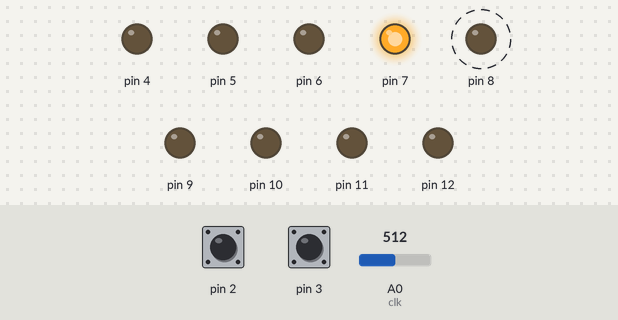
Simulated run of this sketch. Board: Arduino Uno, built with avr-gcc and run on an emulated ATmega328P. Shown: output pins drawn as LEDs (lit = HIGH). Dashed ring = blinking. Inputs (shaded band) come from the test bench; at power-on: A0 (clk) = 512, pin 2 HIGH, pin 3 HIGH. Random numbers use the default seed unless the sketch sets one.

Above: at 1.3 s.
1.4 s: A0 (clk) set to 456
At 2.4 s:
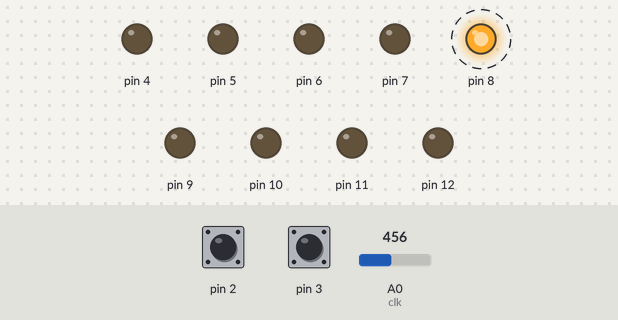
4.5 s: A0 (clk) set to 438
7.6 s: pin 2 pulled LOW for 0.65 s
At 8.69 s:
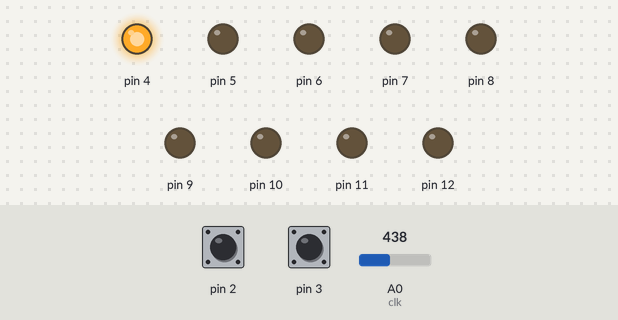
11.4 s: pin 3 pulled LOW for 0.65 s
14.5 s: pin 3 pulled LOW for 1 s
At 17.78 s:
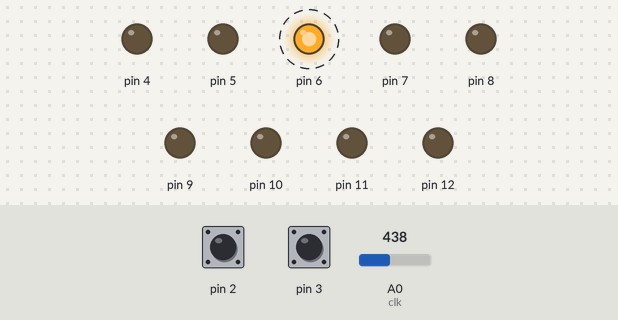
Timing chart, 0 to 21.7 s (numbered marks = the images above; inputs shaded):
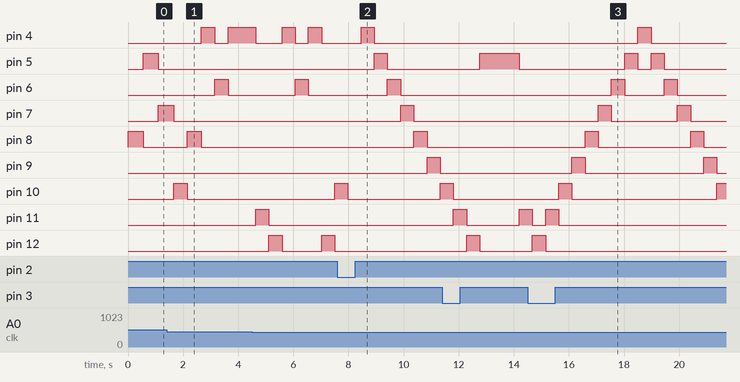

The sketch:

teach_arduino_c___.ino
```cpp
int pins[9] {12, 11, 10, 9, 8, 7, 6, 5, 4};
//modes - 0 = forward,1 = backward,2 = pulse, 3= random
int mode = 3;
int clk = A0;

void setup() {
  Serial.begin(115200);
  for (int i = 0; i < (sizeof(pins) / sizeof(pins[0])); i++)
  {
    pinMode(pins[i], OUTPUT);
  };
  pinMode(3, INPUT_PULLUP);
  pinMode(2, INPUT_PULLUP);
  attachInterrupt(digitalPinToInterrupt(3), buttonTwo, FALLING);
  attachInterrupt(digitalPinToInterrupt(2), buttonOne, FALLING);
}

void loop() {

  if (mode == 0) {
    forward();
  }
  if (mode == 1) {
    backward();
  }
  if (mode == 2) {
    pulse();
  }
  if (mode == 3) {
    rnd();
  }
}

void forward() {
  for (int i = 0; i < (sizeof(pins) / sizeof(pins[0])); i++)
  {
    digitalWrite(pins[i], HIGH);
    delay(analogRead(clk)+40);
    digitalWrite(pins[i], LOW);
  };
}

void backward() {

  for (int i = (sizeof(pins) / sizeof(pins[0])); i > -1; --i)
  {
    digitalWrite(pins[i], HIGH);
    delay(analogRead(clk)+40);
    digitalWrite(pins[i], LOW);
  };
}
void pulse() {
  for (int i = 0; i < (sizeof(pins) / sizeof(pins[0])); i++)
  {
    digitalWrite(pins[i], HIGH);
    delay(analogRead(clk)+40);
    digitalWrite(pins[i], LOW);
  };
  for (int i = (sizeof(pins) / sizeof(pins[0]) - 2); i > 0; --i)
  {
    digitalWrite(pins[i], HIGH);
    delay(analogRead(clk)+40);
    digitalWrite(pins[i], LOW);
  };
}
void rnd() {
  int rndPin = random(0, sizeof(pins) / sizeof(pins[0]) );
  digitalWrite(pins[rndPin], HIGH);
  delay(analogRead(clk)+40);
  digitalWrite(pins[rndPin], LOW);
}
void buttonOne() {

  if (mode == 1) {
    mode = 0;
  }
  else {
    mode = 1;
  }
}
void buttonTwo() {

  if (mode == 3) {
    mode = 2;
  }
  else {
    mode = 3;
  }
}
```

Measured:
- after the input at 4.5 s, pin 10: LOW → HIGH after 3.0 s
- after the input at 7.6 s, pin 4: LOW → HIGH after 0.86 s, → LOW 0.48 s later; pin 7: LOW → HIGH after 2.3 s, → LOW 0.48 s later; pin 8: LOW → HIGH after 2.8 s, → LOW 0.48 s later; pin 9: LOW → HIGH after 3.3 s, → LOW 0.48 s later
- after the input at 14.5 s, pin 9: alternates HIGH for 0.48 s and LOW for 4.3 s, starting after 1.6 s
- by itself, pin 6: alternates HIGH for 0.48 s and LOW for 1.4 s
